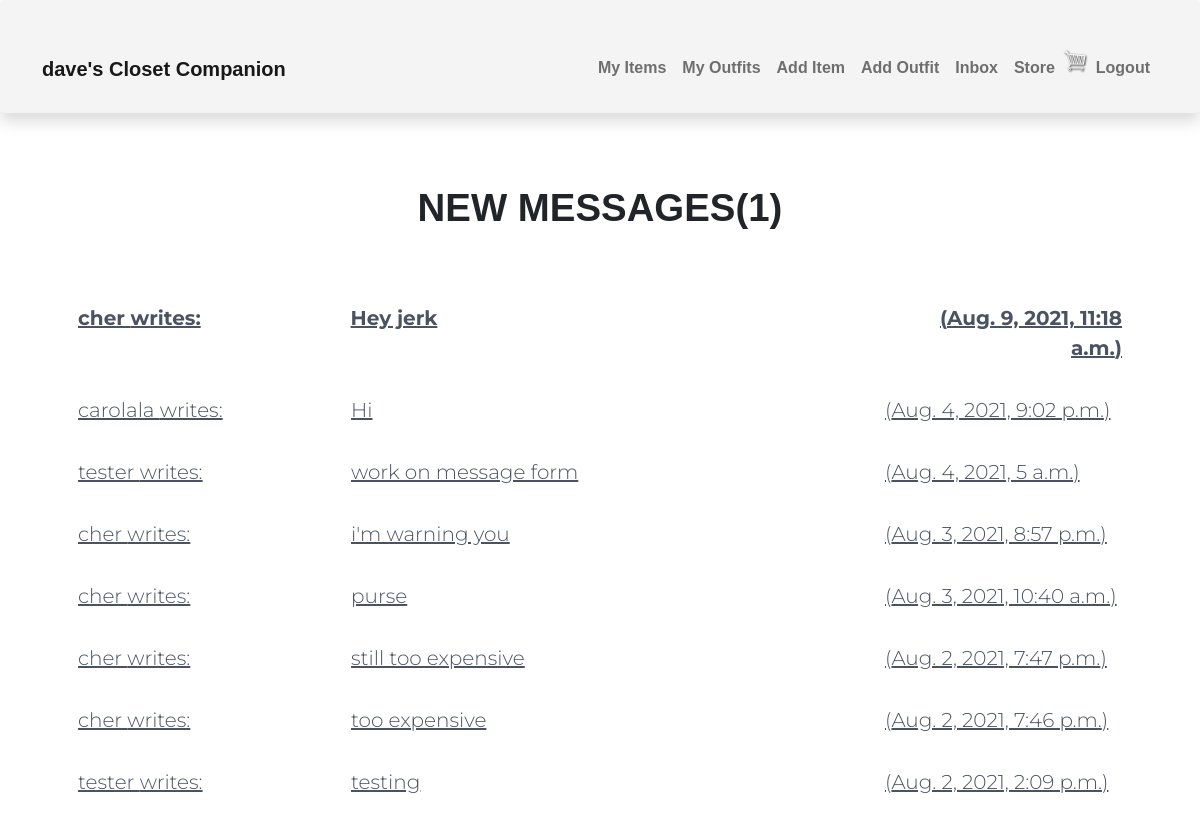
The page /inbox/ (signed in) on the database its author committed.
### user/models.py (models this page shows, shortened)
class Profile(models.Model):
    user = models.OneToOneField(
        User, on_delete=models.CASCADE, null=True, blank=True)
    name = models.CharField(max_length=200, blank=True, null=True)
    email = models.EmailField(max_length=500, blank=True, null=True)
    username = models.CharField(max_length=200, blank=True, null=True)
    created = models.DateTimeField(auto_now_add=True)
    id = models.UUIDField(default=uuid.uuid4, unique=True,
                          primary_key=True, editable=False)
    def __str__(self):
        return str(self.username)

class Message(models.Model):
    sender = models.ForeignKey(Profile, on_delete=models.SET_NULL, null=True, blank=True)
    recipient = models.ForeignKey(Profile, on_delete=models.SET_NULL, null=True, blank=True, related_name="messages")
    name = models.CharField(max_length=200, blank=True, null=True)
    email = models.EmailField(max_length=200, blank=True, null=True)
    subject = models.CharField(max_length=200, blank=True, null=True)
    body = models.TextField()
    is_read = models.BooleanField(default = False, null=True)
    created = models.DateTimeField(auto_now_add=True)
    id = models.UUIDField(default=uuid.uuid4, unique=True, primary_key=True, editable=False)
    class Meta:
        ordering = ['is_read', '-created']

### user/views.py (the view)
# urls.py: path('inbox/', views.inbox, name='inbox'),
@login_required(login_url="login")
def inbox(request):
    profile = request.user.profile
    messageRequests = profile.messages.all()
    unreadCount = messageRequests.filter(is_read=False).count()
    context = {'messageRequests': messageRequests, 'unreadCount': unreadCount,}
    return render(request, 'user/inbox.html', context)

### user/templates/user/inbox.html
{% extends 'main.html' %}
{% block content %}
  <main class="inbox my-xl">
    <div class="content-box">
      <h3 class="inbox__title text-center pt-4">New Messages(<span>{{unreadCount}}</span>)</h3>
      <ul class="messages">
        {% for message in messageRequests %}
        {% if message.is_read == False %}
        <li class="message message--unread">
          {% else %}
          <li class="message">
        {% endif %}
          <a class="form-link" href="{% url 'message' message.id %}">
            <span class="message__author">{{message.sender}} writes: </span>
            <span class="message__subject">{{message.subject}}</span>
            <span class="message__date">({{message.created}})</span>
          </a>
        </li>
        {% endfor %}
      </ul>
    </div>
  </main>
{% endblock %}

### templates/navbar.html (shortened to what this page needs)
{% load static %}
<nav class="navbar navbar-expand-lg navbar-light pt-5 pb-4 shadow p-3 mb-5 rounded nav-background">
    <div class="container-lg">
        <a class="navbar-brand" href="/">
        {% if request.user.is_authenticated %}
        <span class="nav-text fw-bold">
            {{request.user.profile.username}}'s Closet Companion
        </span>
        </a>
        {% else %}
        <a class="navbar-brand" href="/">
        <span class="nav-text fw-bold">
            Closet Companion
        </span>
        </a>
        {% endif %}
        <div class="collapse navbar-collapse justify-content-end align-center" id="main-nav">
        {% if request.user.is_authenticated %}
        <ul class="navbar-nav">
            <li class="nav-item">
            <a class="nav-link nav-text fw-bold" href="{% url 'items' %}">My Items</a></span>
            </li>
            <li class="nav-item">
            <a class="nav-link nav-text fw-bold" href="{% url 'outfits' %}">My Outfits</a></span>
            </li>
            <li class="nav-item d-none d-md-inline">
            <a class="nav-link nav-text fw-bold" href="{% url 'create-item' %}">Add Item</a>
            </li>
            <li class="nav-item d-none d-md-inline">
            <a class="nav-link nav-text fw-bold" href="{% url 'create-outfit' %}">Add Outfit</a>
            </li>
            <li class="nav-item">
            <a class="nav-link nav-text fw-bold" href="{% url 'inbox' %}">Inbox</a>
            </li>
            <li class="nav-item d-none d-md-inline">
            <a class="nav-link nav-text fw-bold" href="{% url 'store' %}">Store</a>
            </li>
            <div>
                <a href="{% url 'cart' %}">
                <img class="menu-icon" width="30px" id='cart-icon' src="{% static 'images/cart.png' %}" alt="">
                </a>
            </div>
            <li class="nav-item">
            <a class="nav-link nav-text fw-bold" href="{% url 'logout' %}">Logout</a>
            </li>
        </ul>
        {% endif %}
        </div>
    </div>
</nav>

### static/css/wardrobe.css (style rules this page uses)
body { background-color: #fff; font-family: 'Montserrat', sans-serif; }
.content-box { width: 95%; max-width: 85rem; margin: 0 auto; }
h1, h2, h3, h4, h5, h6 { font-family: 'Manrope', sans-serif; }
.nav-background { background-color: #f2f2f2cb; }
.nav-text { font-family: 'Manrope', sans-serif; }
.form-link { color: #4b5362; }
.menu-icon { display: inline-block; }
#cart-icon { width: 25px; display: inline-block; align-items: center; }
.inbox { height: 90vh; }
.inbox__title, .inbox__title span { font-size: 2.4rem; font-weight: 700; text-transform: uppercase; text-align: left; margin-bottom: 3rem; }
.messages { list-style: none; padding: 0.5rem 3rem; }
.message { padding: 1rem 0; }
.message > a span { font-size: 1.25rem; font-weight: 300; }
.message.message--unread a span { font-weight: 700; }
.message:not(:last-child) { border-bottom: 2px solid var(--color-white-light); }
.message > a { display: flex; gap: 0.75rem; }
.message__author { flex-basis: 25%; }
.message__subject { flex-basis: 50%; }
.message__date { text-align: right; font-size: 0.5rem; font-weight: 150; }

### rows shown on the page
Message: sender "cher", subject "Hey jerk", created "Aug. 9, 2021, 11:18 a.m."
Message: sender "carolala", subject "Hi", created "Aug. 4, 2021, 9:02 p.m."
Message: sender "tester", subject "work on message form", created "Aug. 4, 2021, 5 a.m."
Message: sender "cher", subject "i'm warning you", created "Aug. 3, 2021, 8:57 p.m."
Message: sender "cher", subject "purse", created "Aug. 3, 2021, 10:40 a.m."
Message: sender "cher", subject "still too expensive", created "Aug. 2, 2021, 7:47 p.m."
Message: sender "cher", subject "too expensive", created "Aug. 2, 2021, 7:46 p.m."
Message: sender "tester", subject "testing", created "Aug. 2, 2021, 2:09 p.m."

### other values the page prints
{{ request.user.profile.username }} "dave"
{{ unreadCount }} "1"
